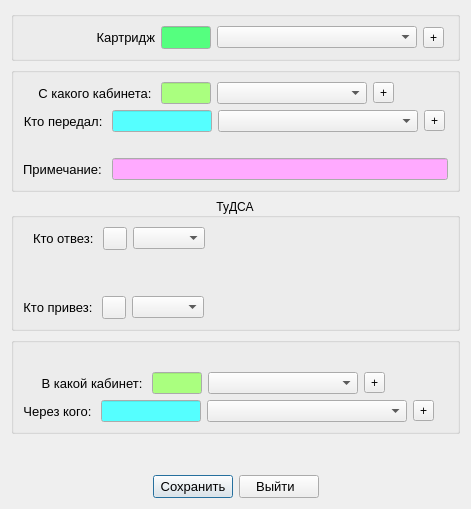
<?xml version="1.0" encoding="UTF-8"?>
<ui version="4.0">
 <class>Transfer_Cartr_Add</class>
 <widget class="QDialog" name="Transfer_Cartr_Add">
  <property name="geometry">
   <rect>
    <x>0</x>
    <y>0</y>
    <width>471</width>
    <height>509</height>
   </rect>
  </property>
  <layout class="QGridLayout" name="gridLayout">
   <item row="0" column="0">
    <widget class="QGroupBox" name="model_GB">
     <property name="sizePolicy">
      <sizepolicy hsizetype="Preferred" vsizetype="Maximum">
       <horstretch>0</horstretch>
       <verstretch>0</verstretch>
      </sizepolicy>
     </property>
     <layout class="QHBoxLayout" name="horizontalLayout_9">
      <item>
       <widget class="QLabel" name="label">
        <property name="minimumSize">
         <size>
          <width>132</width>
          <height>0</height>
         </size>
        </property>
        <property name="font">
         <font>
          <pointsize>10</pointsize>
         </font>
        </property>
        <property name="text">
         <string>Картридж</string>
        </property>
        <property name="alignment">
         <set>Qt::AlignRight|Qt::AlignTrailing|Qt::AlignVCenter</set>
        </property>
       </widget>
      </item>
      <item>
       <widget class="QLineEdit" name="model_LE">
        <property name="minimumSize">
         <size>
          <width>50</width>
          <height>0</height>
         </size>
        </property>
        <property name="maximumSize">
         <size>
          <width>50</width>
          <height>16777215</height>
         </size>
        </property>
        <property name="palette">
         <palette>
          <active>
           <colorrole role="Base">
            <brush brushstyle="SolidPattern">
             <color alpha="255">
              <red>85</red>
              <green>255</green>
              <blue>127</blue>
             </color>
            </brush>
           </colorrole>
          </active>
          <inactive>
           <colorrole role="Base">
            <brush brushstyle="SolidPattern">
             <color alpha="255">
              <red>85</red>
              <green>255</green>
              <blue>127</blue>
             </color>
            </brush>
           </colorrole>
          </inactive>
          <disabled>
           <colorrole role="Base">
            <brush brushstyle="SolidPattern">
             <color alpha="255">
              <red>85</red>
              <green>255</green>
              <blue>127</blue>
             </color>
            </brush>
           </colorrole>
          </disabled>
         </palette>
        </property>
        <property name="font">
         <font>
          <pointsize>10</pointsize>
         </font>
        </property>
        <property name="maxLength">
         <number>5</number>
        </property>
       </widget>
      </item>
      <item>
       <widget class="QComboBox" name="model_CB">
        <property name="minimumSize">
         <size>
          <width>200</width>
          <height>0</height>
         </size>
        </property>
        <property name="palette">
         <palette>
          <active>
           <colorrole role="Base">
            <brush brushstyle="SolidPattern">
             <color alpha="255">
              <red>85</red>
              <green>255</green>
              <blue>127</blue>
             </color>
            </brush>
           </colorrole>
          </active>
          <inactive>
           <colorrole role="Base">
            <brush brushstyle="SolidPattern">
             <color alpha="255">
              <red>85</red>
              <green>255</green>
              <blue>127</blue>
             </color>
            </brush>
           </colorrole>
          </inactive>
          <disabled>
           <colorrole role="Base">
            <brush brushstyle="SolidPattern">
             <color alpha="255">
              <red>85</red>
              <green>255</green>
              <blue>127</blue>
             </color>
            </brush>
           </colorrole>
          </disabled>
         </palette>
        </property>
       </widget>
      </item>
      <item>
       <widget class="QToolButton" name="kabinet_1_TB_2">
        <property name="toolTip">
         <string>Добавить картридж</string>
        </property>
        <property name="text">
         <string>+</string>
        </property>
       </widget>
      </item>
      <item>
       <spacer name="horizontalSpacer_4">
        <property name="orientation">
         <enum>Qt::Horizontal</enum>
        </property>
        <property name="sizeHint" stdset="0">
         <size>
          <width>1</width>
          <height>20</height>
         </size>
        </property>
       </spacer>
      </item>
     </layout>
    </widget>
   </item>
   <item row="1" column="0">
    <widget class="QGroupBox" name="groupBox">
     <layout class="QVBoxLayout" name="verticalLayout_3">
      <item>
       <layout class="QHBoxLayout" name="horizontalLayout">
        <item>
         <widget class="QLabel" name="label_2">
          <property name="minimumSize">
           <size>
            <width>132</width>
            <height>0</height>
           </size>
          </property>
          <property name="font">
           <font>
            <pointsize>10</pointsize>
           </font>
          </property>
          <property name="text">
           <string>С какого кабинета: </string>
          </property>
          <property name="alignment">
           <set>Qt::AlignRight|Qt::AlignTrailing|Qt::AlignVCenter</set>
          </property>
         </widget>
        </item>
        <item>
         <widget class="QLineEdit" name="kabinet_1_LE">
          <property name="minimumSize">
           <size>
            <width>50</width>
            <height>0</height>
           </size>
          </property>
          <property name="maximumSize">
           <size>
            <width>50</width>
            <height>16777215</height>
           </size>
          </property>
          <property name="palette">
           <palette>
            <active>
             <colorrole role="Base">
              <brush brushstyle="SolidPattern">
               <color alpha="255">
                <red>170</red>
                <green>255</green>
                <blue>127</blue>
               </color>
              </brush>
             </colorrole>
            </active>
            <inactive>
             <colorrole role="Base">
              <brush brushstyle="SolidPattern">
               <color alpha="255">
                <red>170</red>
                <green>255</green>
                <blue>127</blue>
               </color>
              </brush>
             </colorrole>
            </inactive>
            <disabled>
             <colorrole role="Base">
              <brush brushstyle="SolidPattern">
               <color alpha="255">
                <red>236</red>
                <green>233</green>
                <blue>216</blue>
               </color>
              </brush>
             </colorrole>
            </disabled>
           </palette>
          </property>
          <property name="maxLength">
           <number>5</number>
          </property>
         </widget>
        </item>
        <item>
         <widget class="QComboBox" name="kabinet_1_CB">
          <property name="minimumSize">
           <size>
            <width>150</width>
            <height>0</height>
           </size>
          </property>
          <property name="maximumSize">
           <size>
            <width>150</width>
            <height>16777215</height>
           </size>
          </property>
          <property name="palette">
           <palette>
            <active>
             <colorrole role="Base">
              <brush brushstyle="SolidPattern">
               <color alpha="255">
                <red>170</red>
                <green>255</green>
                <blue>127</blue>
               </color>
              </brush>
             </colorrole>
            </active>
            <inactive>
             <colorrole role="Base">
              <brush brushstyle="SolidPattern">
               <color alpha="255">
                <red>170</red>
                <green>255</green>
                <blue>127</blue>
               </color>
              </brush>
             </colorrole>
            </inactive>
            <disabled>
             <colorrole role="Base">
              <brush brushstyle="SolidPattern">
               <color alpha="255">
                <red>240</red>
                <green>240</green>
                <blue>240</blue>
               </color>
              </brush>
             </colorrole>
            </disabled>
           </palette>
          </property>
         </widget>
        </item>
        <item>
         <widget class="QToolButton" name="kabinet_1_TB">
          <property name="toolTip">
           <string>Добавить кабинет</string>
          </property>
          <property name="text">
           <string>+</string>
          </property>
         </widget>
        </item>
        <item>
         <spacer name="horizontalSpacer_6">
          <property name="orientation">
           <enum>Qt::Horizontal</enum>
          </property>
          <property name="sizeHint" stdset="0">
           <size>
            <width>40</width>
            <height>20</height>
           </size>
          </property>
         </spacer>
        </item>
       </layout>
      </item>
      <item>
       <layout class="QHBoxLayout" name="horizontalLayout_2">
        <item>
         <widget class="QLabel" name="label_3">
          <property name="font">
           <font>
            <pointsize>10</pointsize>
           </font>
          </property>
          <property name="text">
           <string>Кто передал: </string>
          </property>
          <property name="alignment">
           <set>Qt::AlignRight|Qt::AlignTrailing|Qt::AlignVCenter</set>
          </property>
         </widget>
        </item>
        <item>
         <widget class="QLineEdit" name="fio_1_LE">
          <property name="minimumSize">
           <size>
            <width>100</width>
            <height>0</height>
           </size>
          </property>
          <property name="maximumSize">
           <size>
            <width>100</width>
            <height>16777215</height>
           </size>
          </property>
          <property name="palette">
           <palette>
            <active>
             <colorrole role="Base">
              <brush brushstyle="SolidPattern">
               <color alpha="255">
                <red>85</red>
                <green>255</green>
                <blue>255</blue>
               </color>
              </brush>
             </colorrole>
            </active>
            <inactive>
             <colorrole role="Base">
              <brush brushstyle="SolidPattern">
               <color alpha="255">
                <red>85</red>
                <green>255</green>
                <blue>255</blue>
               </color>
              </brush>
             </colorrole>
            </inactive>
            <disabled>
             <colorrole role="Base">
              <brush brushstyle="SolidPattern">
               <color alpha="255">
                <red>236</red>
                <green>233</green>
                <blue>216</blue>
               </color>
              </brush>
             </colorrole>
            </disabled>
           </palette>
          </property>
          <property name="maxLength">
           <number>5</number>
          </property>
         </widget>
        </item>
        <item>
         <widget class="QComboBox" name="fio_1_CB">
          <property name="minimumSize">
           <size>
            <width>200</width>
            <height>0</height>
           </size>
          </property>
          <property name="maximumSize">
           <size>
            <width>200</width>
            <height>16777215</height>
           </size>
          </property>
          <property name="palette">
           <palette>
            <active>
             <colorrole role="Base">
              <brush brushstyle="SolidPattern">
               <color alpha="255">
                <red>85</red>
                <green>255</green>
                <blue>255</blue>
               </color>
              </brush>
             </colorrole>
            </active>
            <inactive>
             <colorrole role="Base">
              <brush brushstyle="SolidPattern">
               <color alpha="255">
                <red>85</red>
                <green>255</green>
                <blue>255</blue>
               </color>
              </brush>
             </colorrole>
            </inactive>
            <disabled>
             <colorrole role="Base">
              <brush brushstyle="SolidPattern">
               <color alpha="255">
                <red>240</red>
                <green>240</green>
                <blue>240</blue>
               </color>
              </brush>
             </colorrole>
            </disabled>
           </palette>
          </property>
         </widget>
        </item>
        <item>
         <widget class="QToolButton" name="fio_1_TB">
          <property name="toolTip">
           <string>Добавить сотрудника</string>
          </property>
          <property name="text">
           <string>+</string>
          </property>
         </widget>
        </item>
        <item>
         <spacer name="horizontalSpacer_5">
          <property name="orientation">
           <enum>Qt::Horizontal</enum>
          </property>
          <property name="sizeHint" stdset="0">
           <size>
            <width>40</width>
            <height>20</height>
           </size>
          </property>
         </spacer>
        </item>
       </layout>
      </item>
      <item>
       <layout class="QHBoxLayout" name="horizontalLayout_12">
        <item>
         <spacer name="horizontalSpacer_13">
          <property name="orientation">
           <enum>Qt::Horizontal</enum>
          </property>
          <property name="sizeType">
           <enum>QSizePolicy::Fixed</enum>
          </property>
          <property name="sizeHint" stdset="0">
           <size>
            <width>190</width>
            <height>20</height>
           </size>
          </property>
         </spacer>
        </item>
        <item>
         <layout class="QVBoxLayout" name="dataLayout_1"/>
        </item>
       </layout>
      </item>
      <item>
       <layout class="QHBoxLayout" name="horizontalLayout_13">
        <item>
         <widget class="QLabel" name="label_4">
          <property name="font">
           <font>
            <pointsize>10</pointsize>
           </font>
          </property>
          <property name="text">
           <string>Примечание: </string>
          </property>
         </widget>
        </item>
        <item>
         <widget class="QLineEdit" name="comment_LE">
          <property name="palette">
           <palette>
            <active>
             <colorrole role="Base">
              <brush brushstyle="SolidPattern">
               <color alpha="255">
                <red>255</red>
                <green>170</green>
                <blue>255</blue>
               </color>
              </brush>
             </colorrole>
            </active>
            <inactive>
             <colorrole role="Base">
              <brush brushstyle="SolidPattern">
               <color alpha="255">
                <red>255</red>
                <green>170</green>
                <blue>255</blue>
               </color>
              </brush>
             </colorrole>
            </inactive>
            <disabled>
             <colorrole role="Base">
              <brush brushstyle="SolidPattern">
               <color alpha="255">
                <red>240</red>
                <green>240</green>
                <blue>240</blue>
               </color>
              </brush>
             </colorrole>
            </disabled>
           </palette>
          </property>
          <property name="font">
           <font>
            <pointsize>9</pointsize>
           </font>
          </property>
         </widget>
        </item>
       </layout>
      </item>
     </layout>
     <zorder></zorder>
    </widget>
   </item>
   <item row="2" column="0">
    <widget class="QGroupBox" name="groupBox_tudsa">
     <property name="title">
      <string>ТуДСА</string>
     </property>
     <property name="alignment">
      <set>Qt::AlignCenter</set>
     </property>
     <property name="checked">
      <bool>false</bool>
     </property>
     <layout class="QVBoxLayout" name="verticalLayout_2">
      <item>
       <layout class="QHBoxLayout" name="horizontalLayout_3">
        <item>
         <widget class="QLabel" name="label_10">
          <property name="minimumSize">
           <size>
            <width>74</width>
            <height>0</height>
           </size>
          </property>
          <property name="font">
           <font>
            <pointsize>10</pointsize>
           </font>
          </property>
          <property name="text">
           <string>Кто отвез: </string>
          </property>
          <property name="alignment">
           <set>Qt::AlignRight|Qt::AlignTrailing|Qt::AlignVCenter</set>
          </property>
         </widget>
        </item>
        <item>
         <widget class="QToolButton" name="fio_default_2_TB">
          <property name="toolTip">
           <string>Установить сотрудника по умолчанию</string>
          </property>
          <property name="icon">
           <iconset resource="resources.qrc">
            <normaloff>:/buttonEdit</normaloff>:/buttonEdit</iconset>
          </property>
         </widget>
        </item>
        <item>
         <widget class="QComboBox" name="fio_2_CB">
          <property name="palette">
           <palette>
            <active>
             <colorrole role="Base">
              <brush brushstyle="SolidPattern">
               <color alpha="255">
                <red>85</red>
                <green>255</green>
                <blue>255</blue>
               </color>
              </brush>
             </colorrole>
            </active>
            <inactive>
             <colorrole role="Base">
              <brush brushstyle="SolidPattern">
               <color alpha="255">
                <red>85</red>
                <green>255</green>
                <blue>255</blue>
               </color>
              </brush>
             </colorrole>
            </inactive>
            <disabled>
             <colorrole role="Base">
              <brush brushstyle="SolidPattern">
               <color alpha="255">
                <red>236</red>
                <green>233</green>
                <blue>216</blue>
               </color>
              </brush>
             </colorrole>
            </disabled>
           </palette>
          </property>
          <property name="font">
           <font>
            <pointsize>9</pointsize>
           </font>
          </property>
         </widget>
        </item>
        <item>
         <spacer name="horizontalSpacer_3">
          <property name="orientation">
           <enum>Qt::Horizontal</enum>
          </property>
          <property name="sizeHint" stdset="0">
           <size>
            <width>40</width>
            <height>20</height>
           </size>
          </property>
         </spacer>
        </item>
       </layout>
      </item>
      <item>
       <layout class="QHBoxLayout" name="horizontalLayout_6">
        <item>
         <spacer name="horizontalSpacer_12">
          <property name="orientation">
           <enum>Qt::Horizontal</enum>
          </property>
          <property name="sizeType">
           <enum>QSizePolicy::Fixed</enum>
          </property>
          <property name="sizeHint" stdset="0">
           <size>
            <width>106</width>
            <height>20</height>
           </size>
          </property>
         </spacer>
        </item>
        <item>
         <layout class="QVBoxLayout" name="dataLayout_2"/>
        </item>
       </layout>
      </item>
      <item>
       <layout class="QHBoxLayout" name="horizontalLayout_10">
        <item>
         <spacer name="horizontalSpacer_11">
          <property name="orientation">
           <enum>Qt::Horizontal</enum>
          </property>
          <property name="sizeType">
           <enum>QSizePolicy::Fixed</enum>
          </property>
          <property name="sizeHint" stdset="0">
           <size>
            <width>106</width>
            <height>20</height>
           </size>
          </property>
         </spacer>
        </item>
        <item>
         <layout class="QVBoxLayout" name="dataLayout_3"/>
        </item>
       </layout>
      </item>
      <item>
       <layout class="QHBoxLayout" name="horizontalLayout_4">
        <item>
         <widget class="QLabel" name="label_11">
          <property name="maximumSize">
           <size>
            <width>125</width>
            <height>16777215</height>
           </size>
          </property>
          <property name="font">
           <font>
            <pointsize>10</pointsize>
           </font>
          </property>
          <property name="text">
           <string>Кто привез: </string>
          </property>
          <property name="alignment">
           <set>Qt::AlignRight|Qt::AlignTrailing|Qt::AlignVCenter</set>
          </property>
         </widget>
        </item>
        <item>
         <widget class="QToolButton" name="fio_default_3_TB">
          <property name="toolTip">
           <string>Установить сотрудника по умолчанию</string>
          </property>
          <property name="icon">
           <iconset resource="resources.qrc">
            <normaloff>:/buttonEdit</normaloff>:/buttonEdit</iconset>
          </property>
         </widget>
        </item>
        <item>
         <widget class="QComboBox" name="fio_3_CB">
          <property name="palette">
           <palette>
            <active>
             <colorrole role="Base">
              <brush brushstyle="SolidPattern">
               <color alpha="255">
                <red>85</red>
                <green>255</green>
                <blue>255</blue>
               </color>
              </brush>
             </colorrole>
            </active>
            <inactive>
             <colorrole role="Base">
              <brush brushstyle="SolidPattern">
               <color alpha="255">
                <red>85</red>
                <green>255</green>
                <blue>255</blue>
               </color>
              </brush>
             </colorrole>
            </inactive>
            <disabled>
             <colorrole role="Base">
              <brush brushstyle="SolidPattern">
               <color alpha="255">
                <red>236</red>
                <green>233</green>
                <blue>216</blue>
               </color>
              </brush>
             </colorrole>
            </disabled>
           </palette>
          </property>
          <property name="font">
           <font>
            <pointsize>9</pointsize>
           </font>
          </property>
         </widget>
        </item>
        <item>
         <spacer name="horizontalSpacer_7">
          <property name="orientation">
           <enum>Qt::Horizontal</enum>
          </property>
          <property name="sizeHint" stdset="0">
           <size>
            <width>40</width>
            <height>20</height>
           </size>
          </property>
         </spacer>
        </item>
       </layout>
      </item>
     </layout>
    </widget>
   </item>
   <item row="3" column="0">
    <widget class="QGroupBox" name="groupBox_3">
     <layout class="QVBoxLayout" name="verticalLayout">
      <item>
       <layout class="QHBoxLayout" name="horizontalLayout_5">
        <item>
         <spacer name="horizontalSpacer_10">
          <property name="orientation">
           <enum>Qt::Horizontal</enum>
          </property>
          <property name="sizeType">
           <enum>QSizePolicy::Fixed</enum>
          </property>
          <property name="sizeHint" stdset="0">
           <size>
            <width>180</width>
            <height>20</height>
           </size>
          </property>
         </spacer>
        </item>
        <item>
         <layout class="QVBoxLayout" name="dataLayout_4"/>
        </item>
       </layout>
      </item>
      <item>
       <layout class="QHBoxLayout" name="horizontalLayout_7">
        <item>
         <widget class="QLabel" name="label_8">
          <property name="minimumSize">
           <size>
            <width>123</width>
            <height>0</height>
           </size>
          </property>
          <property name="font">
           <font>
            <pointsize>10</pointsize>
           </font>
          </property>
          <property name="text">
           <string>В какой кабинет: </string>
          </property>
          <property name="alignment">
           <set>Qt::AlignRight|Qt::AlignTrailing|Qt::AlignVCenter</set>
          </property>
         </widget>
        </item>
        <item>
         <widget class="QLineEdit" name="kabinet_4_LE">
          <property name="minimumSize">
           <size>
            <width>50</width>
            <height>0</height>
           </size>
          </property>
          <property name="maximumSize">
           <size>
            <width>50</width>
            <height>16777215</height>
           </size>
          </property>
          <property name="palette">
           <palette>
            <active>
             <colorrole role="Base">
              <brush brushstyle="SolidPattern">
               <color alpha="255">
                <red>170</red>
                <green>255</green>
                <blue>127</blue>
               </color>
              </brush>
             </colorrole>
            </active>
            <inactive>
             <colorrole role="Base">
              <brush brushstyle="SolidPattern">
               <color alpha="255">
                <red>170</red>
                <green>255</green>
                <blue>127</blue>
               </color>
              </brush>
             </colorrole>
            </inactive>
            <disabled>
             <colorrole role="Base">
              <brush brushstyle="SolidPattern">
               <color alpha="255">
                <red>236</red>
                <green>233</green>
                <blue>216</blue>
               </color>
              </brush>
             </colorrole>
            </disabled>
           </palette>
          </property>
          <property name="maxLength">
           <number>5</number>
          </property>
         </widget>
        </item>
        <item>
         <widget class="QComboBox" name="kabinet_4_CB">
          <property name="minimumSize">
           <size>
            <width>150</width>
            <height>0</height>
           </size>
          </property>
          <property name="maximumSize">
           <size>
            <width>150</width>
            <height>16777215</height>
           </size>
          </property>
          <property name="palette">
           <palette>
            <active>
             <colorrole role="Base">
              <brush brushstyle="SolidPattern">
               <color alpha="255">
                <red>170</red>
                <green>255</green>
                <blue>127</blue>
               </color>
              </brush>
             </colorrole>
            </active>
            <inactive>
             <colorrole role="Base">
              <brush brushstyle="SolidPattern">
               <color alpha="255">
                <red>170</red>
                <green>255</green>
                <blue>127</blue>
               </color>
              </brush>
             </colorrole>
            </inactive>
            <disabled>
             <colorrole role="Base">
              <brush brushstyle="SolidPattern">
               <color alpha="255">
                <red>240</red>
                <green>240</green>
                <blue>240</blue>
               </color>
              </brush>
             </colorrole>
            </disabled>
           </palette>
          </property>
         </widget>
        </item>
        <item>
         <widget class="QToolButton" name="kabinet_4_TB">
          <property name="toolTip">
           <string>Добавить сотрудника</string>
          </property>
          <property name="text">
           <string>+</string>
          </property>
         </widget>
        </item>
        <item>
         <spacer name="horizontalSpacer_9">
          <property name="orientation">
           <enum>Qt::Horizontal</enum>
          </property>
          <property name="sizeHint" stdset="0">
           <size>
            <width>40</width>
            <height>20</height>
           </size>
          </property>
         </spacer>
        </item>
       </layout>
      </item>
      <item>
       <layout class="QHBoxLayout" name="horizontalLayout_8">
        <item>
         <widget class="QLabel" name="label_9">
          <property name="font">
           <font>
            <pointsize>10</pointsize>
           </font>
          </property>
          <property name="text">
           <string>Через кого: </string>
          </property>
          <property name="alignment">
           <set>Qt::AlignRight|Qt::AlignTrailing|Qt::AlignVCenter</set>
          </property>
         </widget>
        </item>
        <item>
         <widget class="QLineEdit" name="fio_4_LE">
          <property name="minimumSize">
           <size>
            <width>100</width>
            <height>0</height>
           </size>
          </property>
          <property name="maximumSize">
           <size>
            <width>100</width>
            <height>16777215</height>
           </size>
          </property>
          <property name="palette">
           <palette>
            <active>
             <colorrole role="Base">
              <brush brushstyle="SolidPattern">
               <color alpha="255">
                <red>85</red>
                <green>255</green>
                <blue>255</blue>
               </color>
              </brush>
             </colorrole>
            </active>
            <inactive>
             <colorrole role="Base">
              <brush brushstyle="SolidPattern">
               <color alpha="255">
                <red>85</red>
                <green>255</green>
                <blue>255</blue>
               </color>
              </brush>
             </colorrole>
            </inactive>
            <disabled>
             <colorrole role="Base">
              <brush brushstyle="SolidPattern">
               <color alpha="255">
                <red>236</red>
                <green>233</green>
                <blue>216</blue>
               </color>
              </brush>
             </colorrole>
            </disabled>
           </palette>
          </property>
          <property name="maxLength">
           <number>5</number>
          </property>
         </widget>
        </item>
        <item>
         <widget class="QComboBox" name="fio_4_CB">
          <property name="minimumSize">
           <size>
            <width>200</width>
            <height>0</height>
           </size>
          </property>
          <property name="maximumSize">
           <size>
            <width>200</width>
            <height>16777215</height>
           </size>
          </property>
          <property name="palette">
           <palette>
            <active>
             <colorrole role="Base">
              <brush brushstyle="SolidPattern">
               <color alpha="255">
                <red>85</red>
                <green>255</green>
                <blue>255</blue>
               </color>
              </brush>
             </colorrole>
            </active>
            <inactive>
             <colorrole role="Base">
              <brush brushstyle="SolidPattern">
               <color alpha="255">
                <red>85</red>
                <green>255</green>
                <blue>255</blue>
               </color>
              </brush>
             </colorrole>
            </inactive>
            <disabled>
             <colorrole role="Base">
              <brush brushstyle="SolidPattern">
               <color alpha="255">
                <red>240</red>
                <green>240</green>
                <blue>240</blue>
               </color>
              </brush>
             </colorrole>
            </disabled>
           </palette>
          </property>
         </widget>
        </item>
        <item>
         <widget class="QToolButton" name="fio_4_TB">
          <property name="toolTip">
           <string>Добавить кабинет</string>
          </property>
          <property name="text">
           <string>+</string>
          </property>
         </widget>
        </item>
        <item>
         <spacer name="horizontalSpacer_8">
          <property name="orientation">
           <enum>Qt::Horizontal</enum>
          </property>
          <property name="sizeHint" stdset="0">
           <size>
            <width>40</width>
            <height>20</height>
           </size>
          </property>
         </spacer>
        </item>
       </layout>
      </item>
     </layout>
    </widget>
   </item>
   <item row="4" column="0">
    <spacer name="verticalSpacer_2">
     <property name="orientation">
      <enum>Qt::Vertical</enum>
     </property>
     <property name="sizeHint" stdset="0">
      <size>
       <width>20</width>
       <height>7</height>
      </size>
     </property>
    </spacer>
   </item>
   <item row="5" column="0">
    <layout class="QHBoxLayout" name="horizontalLayout_11">
     <item>
      <spacer name="horizontalSpacer">
       <property name="orientation">
        <enum>Qt::Horizontal</enum>
       </property>
       <property name="sizeHint" stdset="0">
        <size>
         <width>40</width>
         <height>20</height>
        </size>
       </property>
      </spacer>
     </item>
     <item>
      <widget class="QPushButton" name="pbSave">
       <property name="font">
        <font>
         <pointsize>10</pointsize>
        </font>
       </property>
       <property name="text">
        <string>Сохранить</string>
       </property>
       <property name="icon">
        <iconset resource="resources.qrc">
         <normaloff>:/buttonOk</normaloff>:/buttonOk</iconset>
       </property>
      </widget>
     </item>
     <item>
      <widget class="QPushButton" name="pbCancel">
       <property name="font">
        <font>
         <pointsize>10</pointsize>
        </font>
       </property>
       <property name="text">
        <string> Выйти   </string>
       </property>
       <property name="icon">
        <iconset resource="resources.qrc">
         <normaloff>:/buttonCancel</normaloff>:/buttonCancel</iconset>
       </property>
      </widget>
     </item>
     <item>
      <spacer name="horizontalSpacer_2">
       <property name="orientation">
        <enum>Qt::Horizontal</enum>
       </property>
       <property name="sizeHint" stdset="0">
        <size>
         <width>40</width>
         <height>20</height>
        </size>
       </property>
      </spacer>
     </item>
    </layout>
   </item>
  </layout>
  <zorder>model_GB</zorder>
  <zorder>groupBox</zorder>
  <zorder>groupBox_tudsa</zorder>
  <zorder>groupBox_3</zorder>
  <zorder>verticalSpacer_2</zorder>
 </widget>
 <resources>
  <include location="resources.qrc"/>
 </resources>
 <connections>
  <connection>
   <sender>pbCancel</sender>
   <signal>clicked()</signal>
   <receiver>Transfer_Cartr_Add</receiver>
   <slot>reject()</slot>
   <hints>
    <hint type="sourcelabel">
     <x>217</x>
     <y>447</y>
    </hint>
    <hint type="destinationlabel">
     <x>282</x>
     <y>434</y>
    </hint>
   </hints>
  </connection>
 </connections>
</ui>
